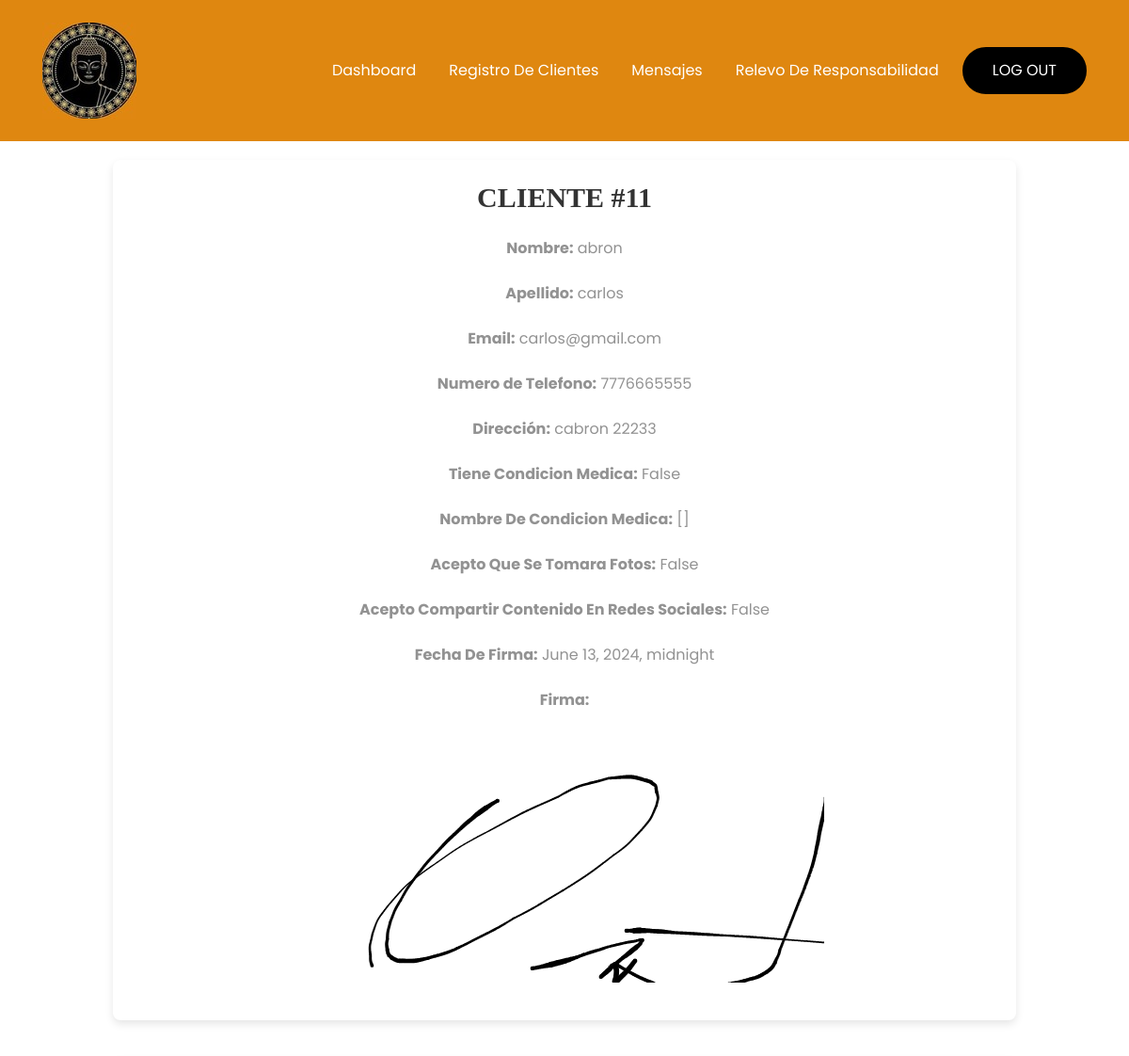
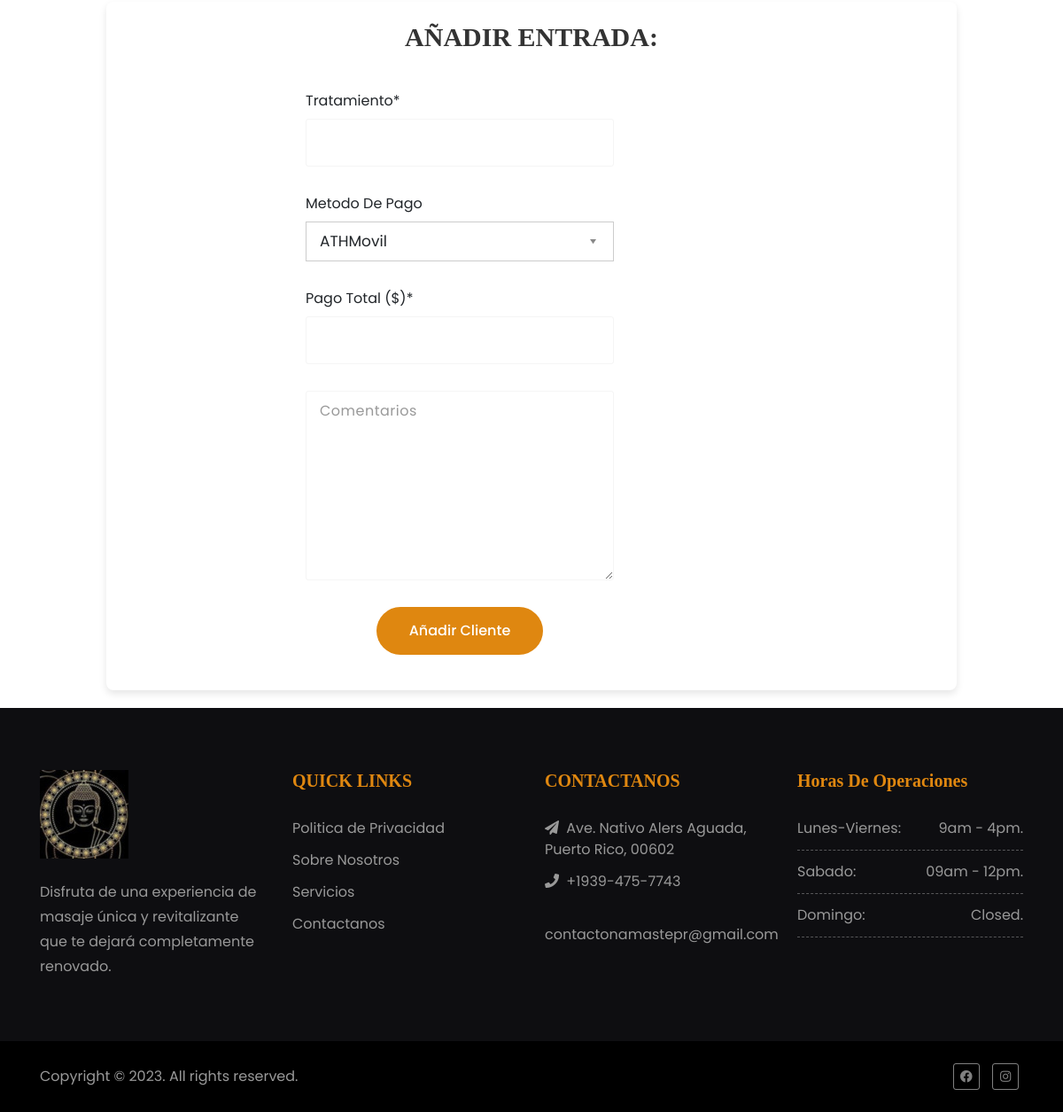
Screenshot of /informacion-de-cliente/11/ (signed in) with the database file from the repository (2 pictures, top to bottom).
### namaste_app/models.py (models this page shows, shortened)
class Customer(models.Model):
    first_name = models.CharField(max_length=50, null=False, blank=False, default='')
    last_name = models.CharField(max_length=50, null=False, blank=False, default='')
    email = models.EmailField()
    phone_number = models.CharField(max_length=50, blank=False)
    address = models.CharField(max_length=100, blank=True, default='')
    has_condition = models.BooleanField(default=False, verbose_name="Has Condition")
    condition_names = models.CharField(max_length=100, null=True, blank=True, verbose_name="Condition Names")
    accept_photo = models.BooleanField(default=False, verbose_name="Accepts Pictures")
    accept_publishing = models.BooleanField(default=False, verbose_name="Accepts Publishing")
    sign_date = models.DateTimeField(null=True, blank=True)
    signature = models.ImageField(upload_to='signatures/', null=True, blank=True, default='')  # Stores the path to the signature image

### namaste_app/views.py (the view)
# urls.py: path("informacion-de-cliente/", views.informacion_de_cliente, name="informacion_de_cliente"),
@login_required
def informacion_de_cliente(request, user_id):
    context = {}
    user = Customer.objects.get(id=user_id)
    if request.method == 'POST':
        treatment = request.POST.get('treatment')
        payment_type = request.POST.get('payment_type')
        payment_amount = request.POST.get('payment_amount')
        comments = request.POST.get('comments')
        new_doc = CustomerEntry(
                customer=user,
                treatment=treatment,
                payment_type=payment_type,
                payment_amount=payment_amount,
                comments=comments,
            )
        new_doc.save()
        return redirect('registro')
    else:
        context['user'] = user
        return render(request, 'informacion_de_cliente.html', context)

### namaste_app/templates/informacion_de_cliente.html (shortened to what this page needs)
{% extends "admin_base.html" %}{% block title %}Informacion de Cliente{% endblock %}
{% load widget_tweaks %}
{% block content %}
<div>
    <section class="section-spacing" id="registro">
        <div class="container">
            <div class="row">
                <div class="col-sm-12 col-md-12">
                    <div class="text-block wow fadeIn">
                        <h2>Cliente #{{ user.id }}</h2>
                    </div>
                </div>
            </div>
            <div class="row">
                <div class="col-sm-12 col-md-12">
                    <div class="text-block wow fadeIn">
                        <p><b>Nombre:</b> {{ user.first_name }}</p>
                    </div>
                </div>
            </div>
            <div class="row">
                <div class="col-sm-12 col-md-12">
                    <div class="text-block wow fadeIn">
                        <p><b>Apellido:</b> {{ user.last_name }}</p>
                    </div>
                </div>
            </div>
            <div class="row">
                <div class="col-sm-12 col-md-12">
                    <div class="text-block wow fadeIn">
                        <p><b>Email:</b> {{ user.email }}</p>
                    </div>
                </div>
            </div>
            <div class="row">
                <div class="col-sm-12 col-md-12">
                    <div class="text-block wow fadeIn">
                        <p><b>Numero de Telefono:</b> {{ user.phone_number }}</p>
                    </div>
                </div>
            </div>
            <div class="row">
                <div class="col-sm-12 col-md-12">
                    <div class="text-block wow fadeIn">
                        <p><b>Dirección:</b> {{ user.address }}</p>
                    </div>
                </div>
            </div>
            <div class="row">
                <div class="col-sm-12 col-md-12">
                    <div class="text-block wow fadeIn">
                        <p><b>Tiene Condicion Medica:</b> {{ user.has_condition }}</p>
                    </div>
                </div>
            </div>
            <div class="row">
                <div class="col-sm-12 col-md-12">
                    <div class="text-block wow fadeIn">
                        <p><b>Nombre De Condicion Medica:</b> {{ user.condition_names }}</p>
                    </div>
                </div>
            </div>
            <div class="row">
                <div class="col-sm-12 col-md-12">
                    <div class="text-block wow fadeIn">
                        <p><b>Acepto Que Se Tomara Fotos:</b> {{ user.accept_photo }}</p>
                    </div>
                </div>
            </div>
            <div class="row">
                <div class="col-sm-12 col-md-12">
                    <div class="text-block wow fadeIn">
                        <p><b>Acepto Compartir Contenido En Redes Sociales:</b> {{ user.accept_publishing }}</p>
                    </div>
                </div>
            </div>
            <div class="row">
                <div class="col-sm-12 col-md-12">
                    <div class="text-block wow fadeIn">
                        <p><b>Fecha De Firma:</b> {{ user.sign_date }}</p>
                    </div>
                </div>
            </div>
            <div class="row">
                <div class="col-sm-12 col-md-12">
                    <div class="text-block wow fadeIn">
                        <p><b>Firma:</b></p>
                        {% if user.signature %}
                            <img src="{{ user.signature.url }}" alt="Firma De Cliente">
                        {% else %}
                            <p>No signature uploaded.</p>
                        {% endif %}
                    </div>
                </div>
            </div>
        </div>
    </section>
    <section class="section-spacing" id="registro">
        <div class="container">
            <div class="row">
                <div class="col-sm-12 col-md-12">
                    <div class="text-block wow fadeIn">
                        <h2>Añadir Entrada:</h2>
                    </div>
                </div>
                <form method="post">
                    <div class="modal-body">
                        <div class="row">
                            <div class="col-xs-12 col-sm-12">
                                <div class="form-group">
                                    <label>Tratamiento*</label>
                                    <input type="text" id="remail" class="form-control" name="treatment" required data-error="Provee tratamiento">
                                </div>
                            </div>
                        </div>
                        <div class="form-group">
                            <label>Metodo De Pago</label>
                            <select id="rselect-service" class="select-option" name="payment_type">
                                <option value="ATHMovil">ATHMovil</option>
                            </select>
                        </div>
                        <div class="form-group">
                            <label>Pago Total ($)*</label>
                            <input type="number" step="0.01" id="paymentAmount" class="form-control" name="payment_amount" required data-error="Provee total de cantidad que se pago">
                        </div>
                        <div class="form-group">
                            <textarea placeholder="Comentarios" id="comments" cols="20" rows="8" class="form-control" name="comments"></textarea>
                        </div>
                        <div class="text-center">
                            <input value="Añadir Cliente" name="client_form" class="btn btn-primary" type="submit">
                        </div>
                    </div>
                </form>
            </div>
        </div>
    </section>
</div>
{% endblock %}

### namaste_app/templates/admin_base.html (shortened to what this page needs)
<!DOCTYPE html>
<html lang="en">
<head>
    <link href="/static/css/bootstrap.min.css" rel="stylesheet">
	<link href="/static/css/animate.css" rel="stylesheet">
	<link href="/static/css/venobox.css" rel="stylesheet">
	<link href="/static/css/owl.carousel.min.css" rel="stylesheet">
	<link href="/static/css/chosen.css" rel="stylesheet">
	<link href="/static/css/bootstrap-timepicker.min.css" rel="stylesheet">
	<link href="/static/css/datepicker.css" rel="stylesheet">
	<link rel="stylesheet" href="/static/fonts/font-awesome/css/font-awesome.min.css">
    <link rel="stylesheet" href="https://cdnjs.cloudflare.com/ajax/libs/font-awesome/5.15.3/css/all.min.css">
	<link href="/static/style.css" rel="stylesheet">
</head>
<body>
	<nav class="navbar navbar-expand-lg bg-white">
		<div class="container">
			<a class="navbar-brand" href="{% url 'dashboard' %}">
                <img src="/static/img/namaste/colored_buddha_logo (1).jpg" alt="Logo">
            </a>
			<div class="collapse navbar-collapse" id="main-nav">
				<ul class="navbar-nav ml-auto">
					<li class="nav-item">
						<a class="nav-link" href="{% url 'dashboard' %}">Dashboard</a>
					</li>
					<li class="nav-item">
						<a class="nav-link" href="{% url 'registro' %}">Registro De Clientes</a>
					</li>
					<li class="nav-item">
						<a class="nav-link" href="{% url 'mensajes' %}">Mensajes</a>
					</li>
                    <li class="nav-item">
						<a class="nav-link" href="{% url 'waiver' %}">Relevo De Responsabilidad</a>
					</li>
                    <li class="nav-item btn-appointment">
						<a class="nav-link" href="{% url 'logout' %}">Log Out</a>
					</li>
				</ul>
			</div>
		</div>
	</nav>
    <div>{% block content %} {% endblock %}</div>
	<footer id="footer">
		<div class="footer-top">
			<div class="container">
				<div class="row">
					<div class="col-md-3">
						<div class="footer-widget">
                            <img src="/static/img/namaste/footer-logo.jpg" alt="Logo">
                            <br><br>
							<p>Disfruta de una experiencia de masaje única y revitalizante que te dejará completamente renovado.</p>
						</div>
					</div>
					<div class="col-md-3">
						<div class="footer-widget">
							<h3>QUICK LINKS</h3>
							<ul>
                                <li><a href="#">Politica de Privacidad</a></li>
								<li><a href="{% url 'sobre-nosotros' %}">Sobre Nosotros</a></li>
								<li><a href="{% url 'servicios' %}">Servicios</a></li>
								<li><a href="{% url 'contacto' %}">Contactanos</a></li>
							</ul>
						</div>
					</div>
					<div class="col-md-3">
						<div class="footer-widget">
							<h3>CONTACTANOS</h3>
							<ul>
								<li><i class="fa fa-send" aria-hidden="true"></i> Ave. Nativo Alers Aguada, Puerto Rico, 00602</li>
								<li><i class="fa fa-phone" aria-hidden="true"></i> +1939-475-7743</li>
								<li><i class="fa fa-envelope-o" aria-hidden="true"></i> contactonamastepr@gmail.com</li>
							</ul>
						</div>
					</div>
					<div class="col-md-3">
						<div class="footer-widget">
							<h3>Horas de Operaciones</h3>
							<ul class="bussiness-hour">
								<li>Lunes-Viernes: <span class="pull-right">9am - 4pm.</span></li>
								<li>Sabado: <span class="pull-right">09am - 12pm.</span></li>
								<li>Domingo: <span class="pull-right">Closed.</span></li>
							</ul>
						</div>
					</div>
				</div>
			</div>
		</div>
		<div class="footer-bottom">
			<div class="container">
				<div class="row">
					<div class="col-sm-12 col-md-6">
						<div class="copyright">
							<p>Copyright &copy; 2023. All rights reserved.</p>
						</div>
					</div>
					<div class="col-sm-12 col-md-6">
						<ul class="social-icons pull-right">
							<li><a href="https://www.facebook.com/NamastebyJ" target="_blank"><i class="fab fa-facebook"></i></a></li>
							<li><a href="https://www.instagram.com/namastebyjennys/" target="_blank"><i class="fab fa-instagram"></i></a></li>
						</ul>
					</div>
				</div>
			</div>
		</div>
	</footer>
</body>
</html>

### namaste_app/static/css/venobox.css (style rules this page uses)
.animated { webkit-transition: margin 300ms ease-out; transition: margin 300ms ease-out; }

### namaste_app/static/style.css (style rules this page uses)
* { padding:0; margin:0; }
img { border:none; outline:none; height:auto; max-width:100%; }
a,a:active,a:focus,a:hover { outline:none!important; text-decoration:none; }
a { -webkit-transition:all 0.2s ease-in-out; -moz-transition:all 0.2s ease-in-out; -ms-transition:all 0.2s ease-in-out; -o-transition:all 0.2s ease-in-out; transition:all 0.2s ease-in-out; color:#333; }
ul, ol { margin:0; list-style-type:none; }
body { font-family: 'Poppins', sans-serif; background:#fff; font-size:16px; position:relative; overflow-x:hidden; }
h1, h2, h3, h4, h5, h6 { color:#333; font-family: 'Luxurious Roman', serif; }
h2 { font-weight:700; font-size:30px; margin:0 0 20px; line-height:40px; text-transform:uppercase; }
h3 { font-size:20px; font-weight:600; text-transform:capitalize; margin:0 0 20px; }
p { font-size: 16px; line-height: 28px; color: #929292; margin: 0 0 25px; }
.btn.btn-primary, .btn-primary:not(:disabled):not(.disabled).active, .btn-primary:not(:disabled):not(.disabled):active, .show>.btn-primary.dropdown-toggle { line-height: 26px; border: 2px solid #DF8710; border-radius: 27px; padding: 12px 35px; color: #fff; font-weight: 500; background:#DF8710; text-transform:capitalize; opacity:1; box-shadow:none!important; }
section { width:100%; float:left; height:auto; position:relative; }
.section-spacing { padding:110px 0; }
.navbar { padding:20px 0; }
.navbar .navbar-brand { padding:4px 0; }
.navbar .navbar-nav .nav-item { position:relative; }
.navbar .navbar-nav .nav-link { padding: 13px 10px; font-size: 16px; color: white; line-height: 24px; font-weight: 400; text-transform:capitalize; position:relative; }
.navbar .navbar-nav .nav-item:not(.btn-appointment)::before { width:1px; height:40px; position:absolute; left:50%; top:0; content:''; background: #e1ecff; margin-left:-2px; transform:rotate(45deg); opacity:0; visibility:hidden; -webkit-transition: opacity 0.3s ease-in-out; -ms-transition: opacity 0.3s ease-in-out; -moz-transition: opacity 0.3s ease-in-out; transition: opacity 0.3s ease-in-out; }
.navbar .navbar-nav .nav-item:not(.btn-appointment)::after { width:1px; height:40px; position:absolute; left:50%; bottom:0; content:''; background:#e1ecff; margin-right:-2px; transform:rotate(45deg); opacity:0; visibility:hidden; -webkit-transition: opacity 0.3s ease-in-out; -ms-transition: opacity 0.3s ease-in-out; -moz-transition: opacity 0.3s ease-in-out; transition: opacity 0.3s ease-in-out; }
.navbar .navbar-nav .nav-item.btn-appointment .nav-link { background: black; color: #fff; padding: 11px 30px; border-radius: 25px; text-transform: uppercase; border: 2px solid black; }
.navbar .navbar-nav .nav-item.btn-appointment { margin-left:15px; }
.navbar .navbar-nav .nav-item { margin-left:15px; }
.navbar .navbar-nav .nav-item:first-child { margin:0; }
.modal-body { padding:0; }
.social-icons li { display: inline-block; margin: 0 5px; }
.social-icons li a { display: inline-block; font-size: 14px; color: rgba(255,255,255,0.5); width: 30px; line-height: 28px; text-align:center; border: 1px solid rgba(255,255,255,0.5); border-radius: 3px; -webkit-transition: all 0.3s ease-in-out; -ms-transition: all 0.3s ease-in-out; -moz-transition: all 0.3s ease-in-out; transition: all 0.3s ease-in-out; }
.form-control { height:54px; box-shadow:none!important; padding:10px 15px; border:1px solid #f5f5f5; letter-spacing:0.5px; color:#333; border-radius:3px; }
.form-group { margin-bottom: 30px; }
#footer { width:100%; float:left; height:auto; }
.footer-top { width:100%; float:left; height:auto; padding:70px 0; background:#0e0e11; }
.footer-widget { width:100%; float:left; height:auto; }
.footer-widget h3 { color:#DF8710; margin:0 0 30px; }
.footer-widget p { color:#999; margin:0; }
.footer-top ul { width:100%; float:left; }
.footer-top ul li { width:100%; float:left; margin:0 0 12px; color:#999; }
.footer-top ul li:last-child { margin:0; }
.footer-top ul li a { color:#999; }
.footer-widget .fa { width:20px; }
.bussiness-hour li { padding-bottom:12px; border-bottom:1px dashed rgba(255,255,255,0.3); }
.footer-bottom { width:100%; float:left; height:auto; background:#000; padding:25px 0; }
.copyright p { margin:0; color:#999; line-height:30px; }
.modal-body { padding:20px; }
input[type="submit"].btn.btn-primary { border:2px solid transparent; }

### rows the page displays
Customer: id "11", first_name "abron", last_name "carlos", email "carlos@gmail.com", phone_number "7776665555", address "cabron 22233", has_condition "False", condition_names "[]", accept_photo "False", accept_publishing "False", sign_date "June 13, 2024, midnight", signature (picture)
